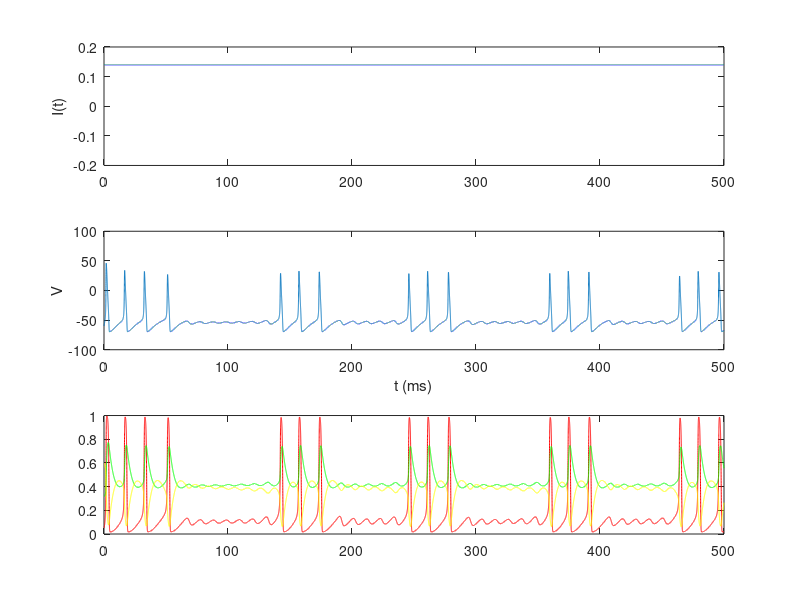

MATLAB code for this plot:
% adapted from Ryan Siciliano, 2012


%%% BUILD ONE PIECE AT A TIME: membrane, Na, K, n, KM
 am = @(v) 0.1*(v+35)./(1-exp(-(v+35)/10));
 bm = @(v) 4*exp(-0.0556*(v+60));
 an = @(v) 0.01*(v+50)./(1-exp(-(v+50)/10));
 bn = @(v) 0.125*exp(-(v+60)/80);
 m_inf = @(v) am(v)./(am(v) + bm(v));
 tau_m = @(v) 1./(am(v) + bm(v));
 n_inf = @(v) an(v)./(an(v) + bn(v));
 tau_n = @(v) 1./(an(v) + bn(v));
 ah = @(v) 0.07*(exp(-0.05*(v+60)));
 bh = @(v) 1./(1+exp(-0.1*(v+30)));
 h_inf = @(v) ah(v)./(ah(v) + bh(v));
 tau_h = @(v) 1./(ah(v) + bh(v));
 akm = @(v) 0.02./(1+exp(0.2*(-v-20)));
 bkm = @(v) 0.01*exp((-v-43)/18);
 km_inf = @(v) akm(v)./(akm(v) + bkm(v));
 tau_km = @(v) 1./(akm(v) + bkm(v));
 
Cm=0.01; % Membrane Capcitance uF/cm^2
dt=0.01; % ms Time Step ms
tmax = 500; % Duration of experiment
t=0:dt:tmax; % ms Time Array

El=-49.42; % mV Leakage reversal potential
ENa=55.17;
gbarNa=1.2;
gbarl=0.003;% mS/cm^2 Leakage conductance
EK=-72.14;
gbarK=0.36;
gbarkm=0.05;
V = zeros(size(t));
% I = zeros(size(t)); % External current applied per unit area (mA/cm^2)
m = zeros(size(t));
n = zeros(size(t));
h = zeros(size(t));
km= zeros(size(t));
% step_indices = find(t>50 & t<=100);
%  I(step_indices) = 0.2;
%  P = 20;
I = zeros(size(t)) + 0.14;
% ramp_start = .2; 
% ramp_end = 0.08;
% ramp_length = ramp_end - ramp_start; 
% ramp_steps = length(t)/2;
% I = zeros(size(t))+ramp_end;
% I(1:end/2) = ramp_start:ramp_length/(ramp_steps-1):ramp_end;
% pulse_indices = find(mod(t, P)<2);
% I(pulse_indices) = 0.07;
V(1)=-60; % Initial Membrane voltage
am(-80 : 0.01 : 80);
bm(-80 : 0.01 : 80);
m_inf(-80 : 0.01 : 80);
tau_m(-80 : 0.01 : 80);
m(1) = m_inf(V(1));
an(-80 : 0.01 : 80);
bn(-80 : 0.01 : 80);
n_inf(-80 : 0.01 : 80);
tau_n(-80 : 0.01 : 80);
n(1) = n_inf(V(1));
h_inf(-80 : 0.01 : 80);
tau_h(-80 : 0.01 : 80);
h(1) = h_inf(V(1));
akm(-80 : 0.01 : 80);
bkm(-80 : 0.01 : 80);
km_inf(-80 : 0.01 : 80);
tau_km(-80 : 0.01 : 80);
km(1) = km_inf(V(1));
for i=1:length(t)-1

 gl=gbarl;
 Il=gl*(V(i)-El);
gNa=gbarNa*(m(i)^3)*h(i);
INa=gNa*(V(i)-ENa);
gK=gbarK*n(i)^4;
IK=gK*(V(i)-EK);
gKM=gbarkm*km(i);
IKM=gKM*(V(i)-EK);

 %Euler method to find the next voltage value
 dVdt = (1/Cm) * (I(i) - (Il+INa+IK+IKM));
 V(i+1) = V(i) + dt*dVdt;
dmdt = (m_inf(V(i))-m(i))/tau_m(V(i));
m(i+1)= m(i)+dt*dmdt;
dndt = (n_inf(V(i))-n(i))/tau_n(V(i));
n(i+1)= n(i)+dt*dndt;
dhdt = (h_inf(V(i))-h(i))/tau_h(V(i));
h(i+1)= h(i)+dt*dhdt;
dkmdt = (km_inf(V(i))-km(i))/tau_km(V(i));
km(i+1)= km(i)+dt*dkmdt;

end
V_list = -80 : 0.01 : 80;
figure()
subplot(3,1,1)
plot(t, I)
ylabel('I(t)')
ylim([-0.2, 0.2])
subplot(3,1,2)
plot(t, V)
ylabel('V')
ylim([-100, 100])
xlabel('t (ms)')
subplot(3,1,3)
plot(t,m,'r')
hold on
plot(t,n,'g')
hold on 
plot(t,h,'y')
% figure();
% plot(V_list, am(V_list), 'r');
% hold on;
% plot(V_list, bm(V_list), 'b');
% figure();
% 
% plot(V_list, m_inf(V_list),'r')
% hold on
% plot(V_list,tau_m(V_list),'b');
% 
%  